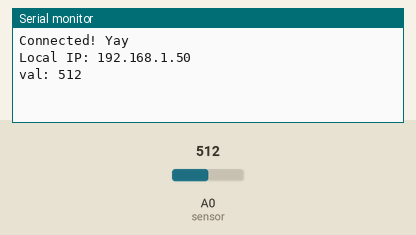
Simulated run of this sketch. Board: ESP8266 (NodeMCU). On the bench: the last lines printed to the serial monitor. The test bench sets the inputs (shaded band); at power-on: A0 (sensor) = 512. WiFi joins after 1.5 s; servers stay silent unless stated.

Above: at 5.7 s.
5.8 s: A0 (sensor) set to 190
At 6.66 s:
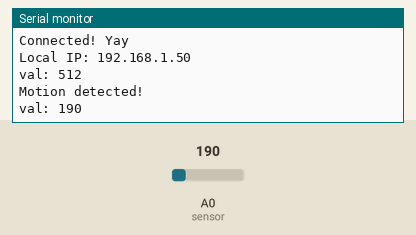
8.4 s: A0 (sensor) set to 210
At 9.8 s:
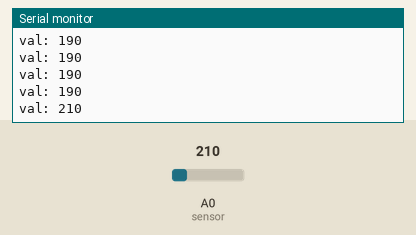
Timing chart, 0 to 11.4 s (numbered marks = the images above; inputs shaded):
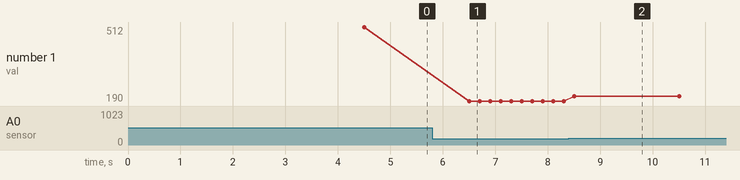

The sketch:

tq.ino
```cpp
#include <ESP8266WiFi.h>
#include <WiFiClient.h>
#include <DNSServer.h>
#include <ESP8266WebServer.h>
#include <WiFiManager.h>

int sensor = A0;  // the pin that the sensor is attached to
int state = LOW;  // by default, no motion detected
int val = 0;      // variable to store the sensor status (value)

bool isDEBUG = true;

void configModeCallback (WiFiManager *myWiFiManager) {
  Serial.println("Entered config mode");
  Serial.println(WiFi.softAPIP());
  Serial.println(myWiFiManager->getConfigPortalSSID());
}

void setup() {
  // init serial
  Serial.begin(115200);

  // init wifi
  WiFiManager wifiManager;
  // wifiManager.resetSettings();
  wifiManager.setAPCallback(configModeCallback);

  wifiManager.setTimeout(300); // set timeout (5min) so esp doesn't wait around indefinately to be configured
  wifiManager.setMinimumSignalQuality(25); // set min signal strength
  wifiManager.setDebugOutput(isDEBUG); // set to false for production

  if (!wifiManager.autoConnect("TQ2", "teaisfortitties")) {
    if (isDEBUG) {
      Serial.println("Failed to connect, reached timeout");
      Serial.println("Resetting device. Try Again.");
    }
    ESP.reset();
    delay(1000);
  }

  if (isDEBUG) {
    Serial.println("Connected! Yay");
    Serial.print("Local IP: ");
    Serial.println(WiFi.localIP());
  }

  // init sensor as an input
  pinMode(sensor, INPUT);

  // wait a bit
  delay(3000);
}

void loop(){
  val = analogRead(sensor);   // read sensor value
  Serial.print("val: ");
  Serial.println(val);

  if (val >= 200) {
    delay(2000);

    if (state == LOW) {
      Serial.println("Motion detected!");
      state = HIGH;
    }
  }
  else {
     delay(200);

    if (state == HIGH){
      Serial.println("Motion stopped!");
      state = LOW;
    }
  }
}
```

Measured:
- after the input at 5.8 s, the serial monitor: prints a new line after 0.70 s (image 1)
- after the input at 8.4 s, the serial monitor: prints a new line after 0.11 s (image 2)
- plotted number 1: 512 → 190 after the input at 5.8 s, 190 → 210 after the input at 8.4 s
